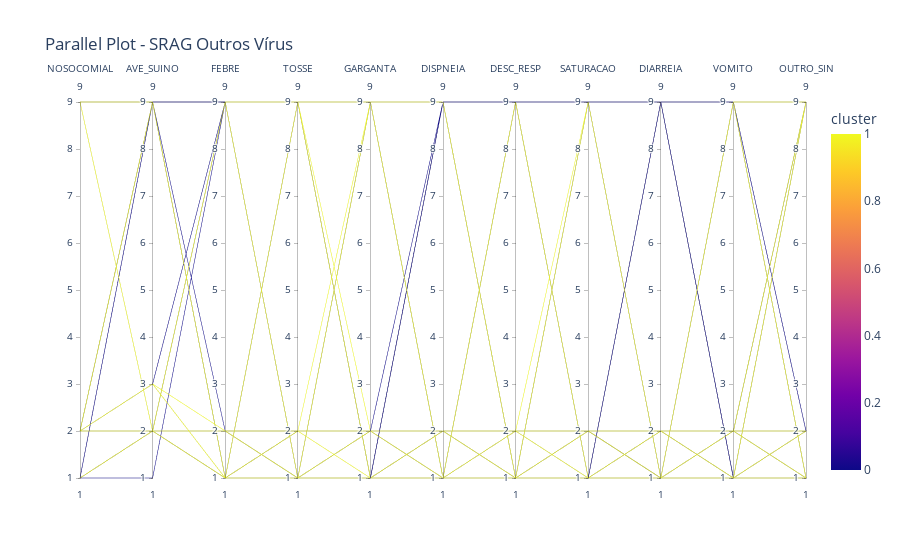

Notebook code cell kept with this figure:
### Code cell
fig = px.parallel_coordinates(data_frame=df_srag_nao_espec, 
                              color='cluster',
                              dimensions=['NOSOCOMIAL', 'AVE_SUINO', 'FEBRE',
                                          'TOSSE','GARGANTA','DISPNEIA','DESC_RESP','SATURACAO',
                                          'DIARREIA','VOMITO','OUTRO_SIN'],
                              title='Parallel Plot - SRAG Outros Vírus')
fig.show()

### Figure 1 — Plotly figure (JSON) as saved in the notebook; plotly's stock layout.template omitted (floating-point values rounded to 4 significant figures; data arrays with more than 128 entries replaced by an {"elided": "..."} marker saying what was removed)
{"data": [{"dimensions": [{"label": "NOSOCOMIAL", "values": {"elided": "831 int values"}}, {"label": "AVE_SUINO", "values": {"elided": "831 int values"}}, {"label": "FEBRE", "values": {"elided": "831 int values"}}, {"label": "TOSSE", "values": {"elided": "831 int values"}}, {"label": "GARGANTA", "values": {"elided": "831 int values"}}, {"label": "DISPNEIA", "values": {"elided": "831 int values"}}, {"label": "DESC_RESP", "values": {"elided": "831 int values"}}, {"label": "SATURACAO", "values": {"elided": "831 int values"}}, {"label": "DIARREIA", "values": {"elided": "831 int values"}}, {"label": "VOMITO", "values": {"elided": "831 int values"}}, {"label": "OUTRO_SIN", "values": {"elided": "831 int values"}}], "domain": {"x": [0, 1], "y": [0, 1]}, "line": {"color": {"elided": "831 int values"}, "coloraxis": "coloraxis"}, "name": "", "type": "parcoords"}], "layout": {"coloraxis": {"colorbar": {"title": {"text": "cluster"}}, "colorscale": [[0, "#0d0887"], [0.1111, "#46039f"], [0.2222, "#7201a8"], [0.3333, "#9c179e"], [0.4444, "#bd3786"], [0.5556, "#d8576b"], [0.6667, "#ed7953"], [0.7778, "#fb9f3a"], [0.8889, "#fdca26"], [1, "#f0f921"]]}, "legend": {"tracegroupgap": 0}, "title": {"text": "Parallel Plot - SRAG Outros Vírus"}}}
